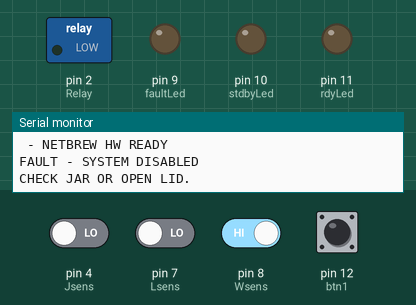
A sketch run on a simulated Arduino Uno, built with avr-gcc and run on an emulated ATmega328P. On the bench: switched loads named in the sketch (green lamp = pin HIGH), output pins drawn as LEDs (lit = HIGH), the last lines printed to the serial monitor. The test bench sets the inputs (shaded band); at power-on: pin 8 (Wsens) HIGH, pin 4 (Jsens), pin 7 (Lsens), pin 12 (btn1) LOW.

Above: at 1.33 s.
1.6 s: pin 4 (Jsens) driven HIGH and pin 7 (Lsens) driven HIGH
At 3.0 s:
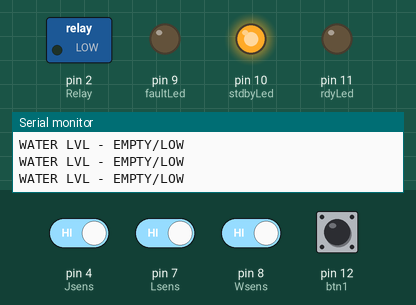
3.4 s: pin 12 (btn1) pulled HIGH for 0.9 s
At 5.18 s:
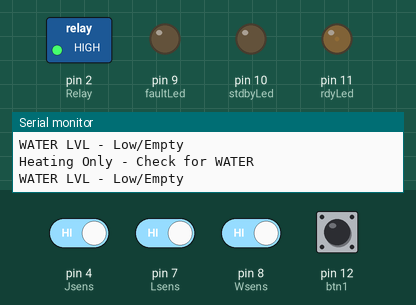
6.9 s: pin 4 (Jsens) driven LOW
At 8.77 s:
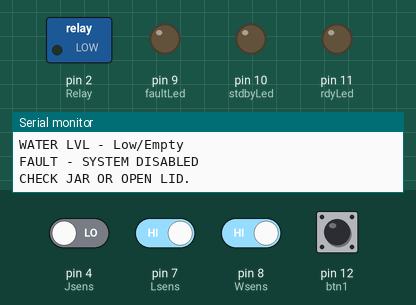
11.6 s: pin 4 (Jsens) driven HIGH and pin 8 (Wsens) driven LOW
At 13.42 s:
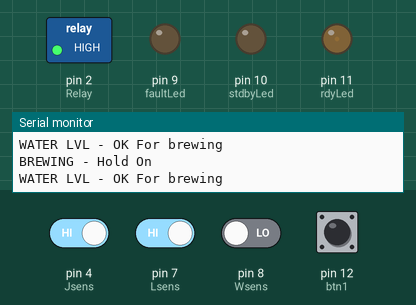
15.1 s: pin 12 (btn1) pulled HIGH for 0.9 s
At 16.0 s:
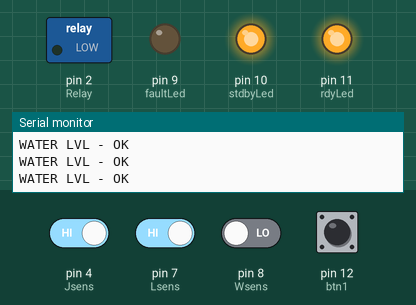
17.5 s: pin 7 (Lsens) driven LOW
At 17.71 s:
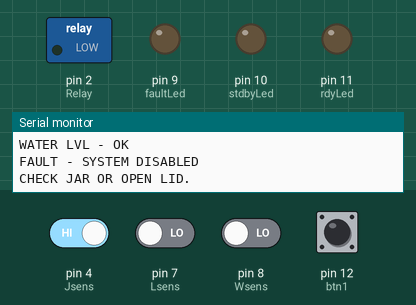
Timing chart, 0 to 22.0 s (numbered marks = the images above; inputs shaded):
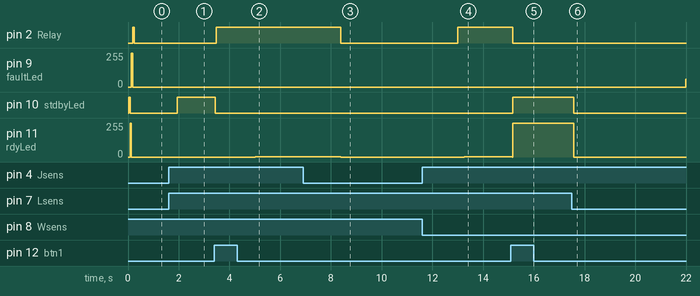

The sketch:

coffeeMaker.ino
```cpp
/*
COFFEE MAKER - netbrew
PROTOTYPE VERSION 1.2A

Qalisar Tech Research - 04 June 2017
DANIEL Z. DIAS DE MORAES
update 30 Jun 2017
Last update 17 Aug 2017 - Refactoring Code - Added functions


*/

//////Variables
byte modeSel;
byte fade;
byte lastb1;
byte msg;
byte wmsg;
byte errorchk;

//////Store readings
byte serialRCV;
byte wsensRCV;
byte lsensRCV;
byte jsensRCV;
byte btn1READ;

//////LED Pins
const byte stdbyLed = 10;
const byte rdyLed = 11;
const byte faultLed = 9;


//////Actuators pins
const byte Relay = 2;

//////Sensors Pins
const byte Lsens = 7;
const byte Wsens = 8;
const byte Jsens = 4;
const byte btn1 = 12;


/////////////////////-------- SET-UP AND P.O.S.T. --------/////////////////////
void setup() {

// Serial Comms
Serial.begin(9600);

// SERIAL SPLASH SCREEN //////////////////////////////////////
Serial.println("QALISAR TECH RESEARCH 2017");
Serial.println("FIRMWARE NETBREW Ver 1.2A \n");
Serial.println("Executing P.O.S.T.");

//////////////////////////////////////////////////////////////

//////LEDs
// Serial Announce
Serial.println("I - LED Setup and Test");
//Stand by - LED
pinMode (stdbyLed, OUTPUT);
GpioOutTest(stdbyLed);
//Ready - LED
pinMode (rdyLed, OUTPUT);
GpioOutTest(rdyLed);
//Fault - LED
pinMode (faultLed, OUTPUT);
GpioOutTest(faultLed);

//////Actuator
Serial.println("II - RELAY Setup");
pinMode (Relay, OUTPUT);
GpioOutTest(Relay);

//////Sensors
Serial.println("III - SENSORS Setup");
pinMode (Wsens, INPUT);
Serial.println(" - Water Level Sensor.");
GpioInTest(Wsens);
pinMode (Lsens, INPUT);
Serial.println(" - Lid State Sensor.");
GpioInTest(Lsens);
pinMode (Jsens, INPUT);
Serial.println(" - Jar State Sensor");
GpioInTest(Jsens);


//////Variables
Serial.println("IV - VARIABLES Setup");
lastb1 = LOW;
modeSel = 0;
msg = 0;
errorchk = 0;

//////End Set-Up
Serial.println(" - Setup FINISHED \n");
Serial.println(" - NETBREW HW READY");
}

/////////////////////-------- LOOP --------/////////////////////
void loop() {

	//---Read all sensors
	ReadSense();

	//---Set zero for all LEDs
	LedsOff();

	//---Button reading w\fast toggle prevention
	ReadButton();

	/////////////////////-------- OPERATING CYCLE
	//NOTE: CHECK FOR ERRORS, MAYBE CONVERTED

	//CHECK SENSORS IF OK
	if ((lsensRCV == HIGH)&&(jsensRCV == HIGH))
	{
		//Error Check Message Reset
		errorchk = 0;

		//---Mode toggle---
		if (btn1READ == HIGH){
		  modeSel = modeSel + 1;
		  if (modeSel > 1){
			modeSel = 0;
			}
		  msg = 0;
		  Serial.print("OPERATION MODE: ");
		  if (modeSel == 1){
			Serial.println("COIL ON - HEATING/BREWING");
			}
		  if (modeSel == 0){
			Serial.println("COIL OFF - IDLE / STD BY");
			}
		  }
		//---StandBy and Ready to Brew State---
		if ((wsensRCV == LOW)&&(modeSel == 0)){
		  if(wsensRCV == LOW){
			Serial.println("WATER LVL - OK");
			}
		  if(msg == 0){
			Serial.println("STD BY - Ready to Brew!");
			msg = 1;
			}

		  digitalWrite(Relay, LOW);
		  digitalWrite(stdbyLed, HIGH);
		  digitalWrite(rdyLed, HIGH);
		  }
		//---StandBy No Water---
		if ((wsensRCV == HIGH)&&(modeSel == 0)){
		  if(wsensRCV == HIGH){
			Serial.println("WATER LVL - EMPTY/LOW");
			}
		  if(msg == 0){
			Serial.println("STD BY - Heating Only AVLB - Check for WATER");
			msg = 1;
			}
		  digitalWrite(Relay, LOW);
		  digitalWrite(stdbyLed, HIGH);
		  digitalWrite(rdyLed, LOW);
		  }

		//---Brewer Mode---
		 if ((wsensRCV == LOW)&&(modeSel == 1)){
		  if(wsensRCV == LOW){
			Serial.println("WATER LVL - OK For brewing");
			}
		  if(msg == 0){
			Serial.println("BREWING - Hold On");
			msg = 1;
			}
		  digitalWrite(Relay, HIGH);
		  digitalWrite(stdbyLed, LOW);

		  //**** FADE IN FADE OUT
		  LedFade(rdyLed,127,1);

		  }
		//---Heating/Keep Warm Mode---
		 if ((wsensRCV == HIGH)&&(modeSel == 1)){
		  if(wsensRCV == HIGH){
			Serial.println("WATER LVL - Low/Empty");
			}
		  if(msg == 0){
			Serial.println("Heating Only - Check for WATER");
			msg = 1;
			}
		  digitalWrite(Relay, HIGH);
		  digitalWrite(stdbyLed, LOW);

		  //**** FADE IN FADE OUT
		  LedFade(rdyLed,255,3);
		  }
		delay(100);
	}

	//ELSE SENSOR DETECT FAIL/ERROR
	else
	{
		//If error occured - message will show once per occurence,
		//if it get reseted on normal mode, it can be shown again.
		ErrorMode();

		//**** FADE IN FADE OUT
		LedFade(faultLed,255,3);
	}
}

//GPIO Digital Output Test (ON delay OFF)
int GpioOutTest(byte pinOUT)
{
	digitalWrite(pinOUT, HIGH);
	delay(50);
	digitalWrite(pinOUT, LOW);
}

//GPIO Digital Input Test
int GpioInTest(byte pinIN)
{
	Serial.println("Sensor read:" + pinIN);
}

//Turn Off Digital Pin
int LedsOff()
{
	digitalWrite(faultLed, LOW);
	digitalWrite(rdyLed, LOW);
	digitalWrite(stdbyLed, LOW);
}

//Read All Sensors
int ReadSense()
{
	//---Water sensor
	wsensRCV = digitalRead(Wsens);
	//---Lid sensor
	lsensRCV = digitalRead(Lsens);
	//---Jar sensor
	jsensRCV = digitalRead(Jsens);
}

//Read Button
int ReadButton()
{
		btn1READ = LOW;
	if (digitalRead(btn1) == HIGH){
	  if (lastb1 == LOW){
		  btn1READ = HIGH;
		  lastb1 = HIGH;
		}
	  }
	if (digitalRead(btn1) == LOW){
	  lastb1 = LOW;
	  }
}

//Fade-In Fade-Out
int LedFade(byte pinX, byte fadeVal, byte fadeSpeed)
{
	for (fade = 0; fade < fadeVal; fade ++)
		{
		analogWrite(pinX, fade);
		delay(fadeSpeed);
		}

	for (fade = fadeVal; fade > 0; fade --)
		{
		analogWrite(pinX, fade);
		delay(fadeSpeed);
		}
}

//Error Mode and Serial Message
int ErrorMode()
{
	if(errorchk == 0)
	{
		Serial.println("FAULT - SYSTEM DISABLED");
		Serial.println("CHECK JAR OR OPEN LID.");
		errorchk = 1;
		msg = 0;
	}
	digitalWrite(Relay, LOW);
}
```

Measured:
- after the input at 1.6 s, pin 9 (faultLed): stays 0/255 (without the input it goes to 25/255 after 1.8 s); pin 10 (stdbyLed): LOW → HIGH after 0.34 s
- after the input at 3.4 s, pin 2 (Relay): LOW → HIGH after 0.08 s; pin 10 (stdbyLed): HIGH → LOW after 0.05 s; pin 11 (rdyLed): 0/255 → 1/255 after 1.6 s
- after the input at 6.9 s, pin 2 (Relay): HIGH → LOW after 1.5 s; pin 11 (rdyLed): 1/255 → 0/255 after 1.5 s
- after the input at 11.6 s, pin 2 (Relay): LOW → HIGH after 1.4 s; pin 9 (faultLed): stays 0/255 (without the input it goes to 187/255 after 3.5 s); pin 11 (rdyLed): 0/255 → 1/255 after 1.7 s
- after the input at 15.1 s, pin 2 (Relay): HIGH → LOW after 0.06 s; pin 10 (stdbyLed): LOW → HIGH after 0.06 s; pin 11 (rdyLed): 1/255 → 255/255 at once
- after the input at 17.5 s, pin 9 (faultLed): 0/255 → 58/255 after 4.5 s; pin 10 (stdbyLed): HIGH → LOW after 0.07 s; pin 11 (rdyLed): 255/255 → 0/255 after 0.07 s
